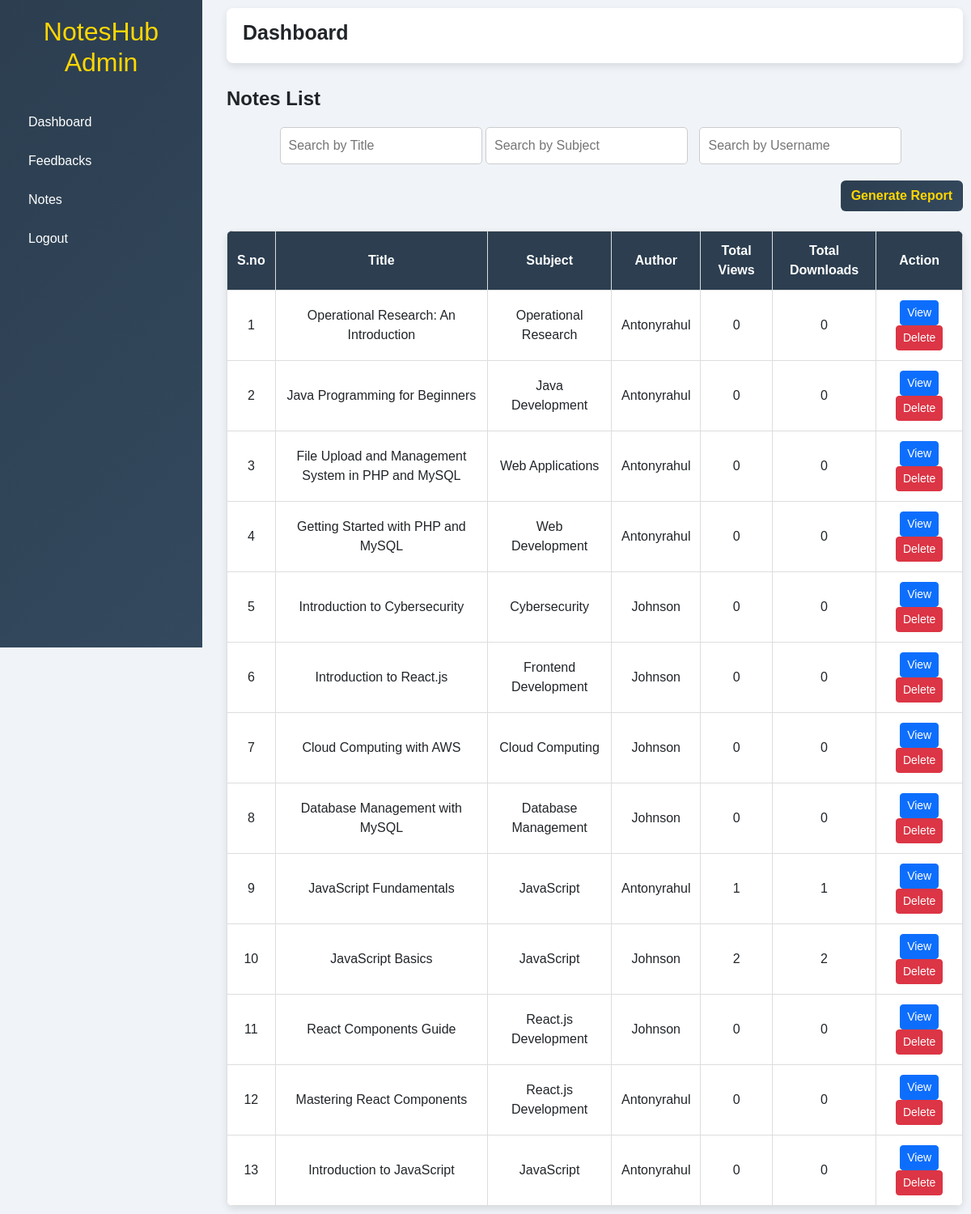
The page /admin/notespage.php (signed in) on the database as committed earlier.
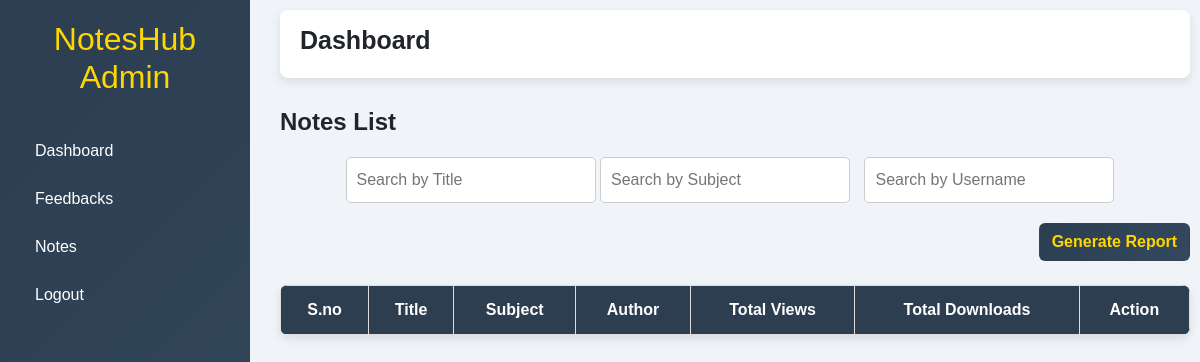
The same page on the database as committed later.
### tables this page shows
CREATE TABLE `notes` (
  `id` int(11) NOT NULL,
  `user_id` int(11) NOT NULL,
  `notes_title` varchar(255) NOT NULL,
  `notes_subject` varchar(255) NOT NULL,
  `description` text NOT NULL,
  `pdf` varchar(255) DEFAULT NULL,
  `view_count` int(11) DEFAULT 0,
  `dwnld_count` int(11) DEFAULT 0,
  `created_at` timestamp NOT NULL DEFAULT current_timestamp(),
  `download_count` int(11) DEFAULT 0
);

CREATE TABLE `users` (
  `id` int(11) NOT NULL,
  `username` varchar(50) NOT NULL,
  `email` varchar(100) NOT NULL,
  `password` varchar(255) NOT NULL,
  `profile_picture` varchar(255) DEFAULT NULL
);

### admin/notespage.php (the view, shortened to what this page needs)
<?php
require '../db/db.php';
$result = $conn->query("
    SELECT notes.*, users.username
    FROM notes
    JOIN users ON notes.user_id = users.id
    ORDER BY notes.created_at DESC
");
?>
<!DOCTYPE html>
<html lang="en">
<head>
    <link rel="stylesheet" href="https://cdn.jsdelivr.net/npm/bootstrap@5.3.0/dist/css/bootstrap.min.css">
</head>
<body>
    <div class="sidebar">
        <h2>NotesHub Admin</h2>
        <a href="./dashboard.php">Dashboard</a>
        <a href="./feedback.php">Feedbacks</a>
        <a href="./notespage.php">Notes</a>
        <a href="./logout.php">Logout</a>
    </div>
    <div class="main-content">
        <div class="dashboard-header">
            <h2>Dashboard</h2>
        </div>
        <div class="notes-list">
            <h4>Notes List</h4>
            <div style="text-align: center; margin: 20px;">
                <input type="text" id="searchTitle" placeholder="Search by Title" onkeyup="filterNotes()" style="padding: 10px; width: 250px; border-radius: 5px; border: 1px solid #ccc;">
                <input type="text" id="searchSubject" placeholder="Search by Subject" onkeyup="filterNotes()" style="padding: 10px; width: 250px; margin-right: 10px; border-radius: 5px; border: 1px solid #ccc;">
                <input type="text" id="searchUsername" placeholder="Search by Username" onkeyup="filterNotes()" style="padding: 10px; width: 250px; margin-right: 10px; border-radius: 5px; border: 1px solid #ccc;">
            </div>
            <div class="text-end mb-4">
                <button class="btn" style=" background: linear-gradient(135deg, #2c3e50, #34495e); color: #ffd700; font-weight: bold;" onclick="downloadPDF()">
                    Generate Report
                </button>
            </div>
            <table>
                <thead>
                    <tr>
                        <th>S.no</th>
                        <th>Title</th>
                        <th>Subject</th>
                        <th>Author</th>
                        <th>Total Views</th>
                        <th>Total Downloads</th>
                        <th>Action</th>
                    </tr>
                </thead>
                <tbody>
                    <?php
                    $sno = 1;
                    while ($row = $result->fetch_assoc()) {
                        echo "<tr>";
                        echo "<td>" . $sno . "</td>";
                        echo "<td>" . htmlspecialchars($row['notes_title']) . "</td>";
                        echo "<td>" . htmlspecialchars($row['notes_subject']) . "</td>";
                        echo "<td>" . htmlspecialchars($row['username']) . "</td>";
                        echo "<td>" . htmlspecialchars($row['view_count']) . "</td>";
                        echo "<td>" . htmlspecialchars($row['view_count']) . "</td>";
                        echo "<td>
                <a href='../userpannel/uploads/" . htmlspecialchars($row['pdf']) . "' target='_blank' class='btn btn-primary btn-sm'>View</a>
                <a href='?delete=" . $row['id'] . "' class='btn btn-danger btn-sm' onclick='return confirm(\"Are you sure you want to delete this note?\")'>Delete</a>
              </td>";
                        echo "</tr>";
                        $sno++;
                    }
                    ?>
                </tbody>
            </table>
        </div>
    </div>
</body>
</html>

Rows that differ between the two databases and show on the page:
removed notes: notes_title "Operational Research: An Introduction", notes_subject "Operational Research", user.username "Antonyrahul", view_count "0"
removed notes: notes_title "Java Programming for Beginners", notes_subject "Java Development", user.username "Antonyrahul", view_count "0"
removed notes: notes_title "File Upload and Management System in PHP and MySQL", notes_subject "Web Applications", user.username "Antonyrahul", view_count "0"
removed notes: notes_title "Getting Started with PHP and MySQL", notes_subject "Web Development", user.username "Antonyrahul", view_count "0"
removed notes: notes_title "Introduction to Cybersecurity", notes_subject "Cybersecurity", user.username "Johnson", view_count "0"
removed notes: notes_title "Introduction to React.js", notes_subject "Frontend Development", user.username "Johnson", view_count "0"
removed notes: notes_title "Cloud Computing with AWS", notes_subject "Cloud Computing", user.username "Johnson", view_count "0"
removed notes: notes_title "Database Management with MySQL", notes_subject "Database Management", user.username "Johnson", view_count "0"
removed notes: notes_title "JavaScript Fundamentals", notes_subject "JavaScript", user.username "Antonyrahul", view_count "1"
removed notes: notes_title "JavaScript Basics", notes_subject "JavaScript", user.username "Johnson", view_count "2"
removed notes: notes_title "React Components Guide", notes_subject "React.js Development", user.username "Johnson", view_count "0"
removed notes: notes_title "Mastering React Components", notes_subject "React.js Development", user.username "Antonyrahul", view_count "0"
removed notes: notes_title "Introduction to JavaScript", notes_subject "JavaScript", user.username "Antonyrahul", view_count "0"
